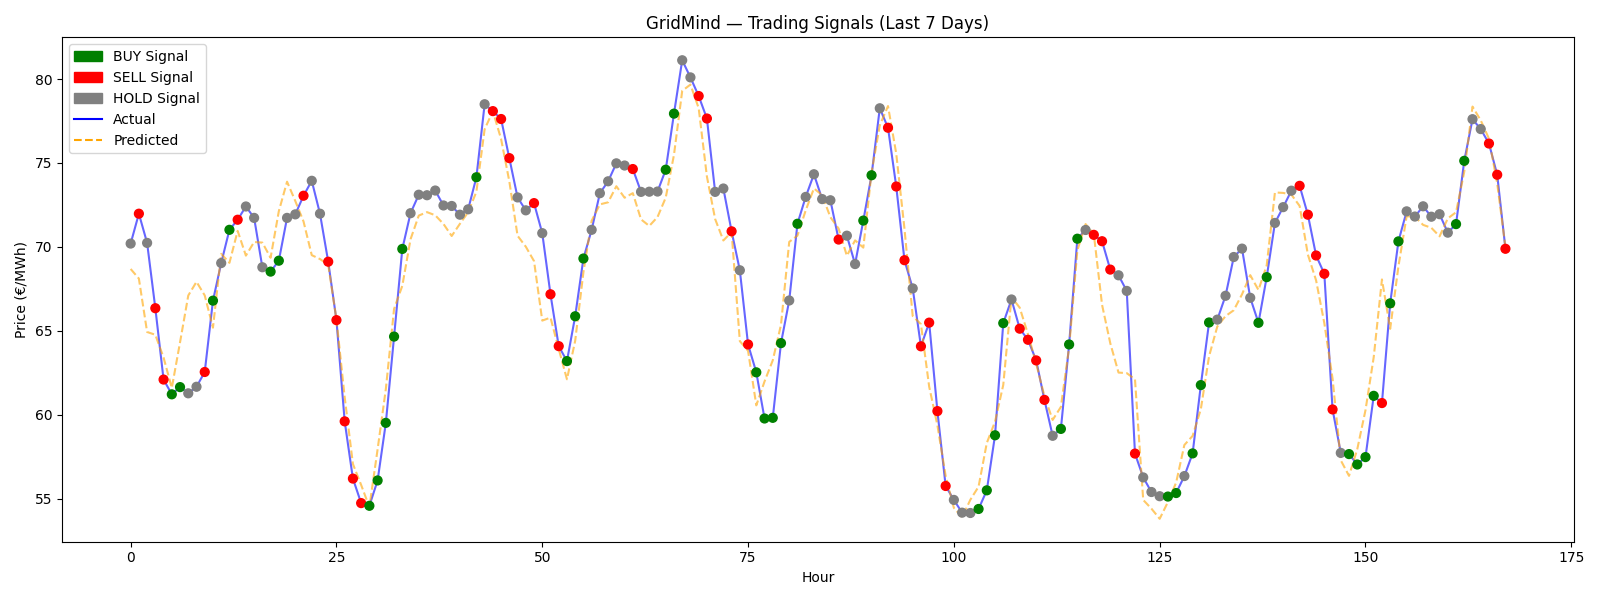

Here is the Python script that generated this plot:
import pandas as pd
import numpy as np
import pickle
import matplotlib.pyplot as plt
import matplotlib.patches as mpatches

# ── Load model & data ──────────────────────────────────
with open("gridmind_model.pkl", "rb") as f:
    model = pickle.load(f)

energy = pd.read_csv("energy_dataset.csv")
energy["time"] = pd.to_datetime(energy["time"], utc=True)
energy = energy.set_index("time")

df = energy[["price actual"]].copy()
df["price actual"] = df["price actual"].ffill()

# ── Feature Engineering (same as training) ────────────
df["hour"]           = df.index.hour
df["dayofweek"]      = df.index.dayofweek
df["month"]          = df.index.month
df["is_weekend"]     = (df.index.dayofweek >= 5).astype(int)
df["price_lag_1h"]   = df["price actual"].shift(1)
df["price_lag_24h"]  = df["price actual"].shift(24)
df["price_lag_168h"] = df["price actual"].shift(168)
df["rolling_mean_24h"] = df["price actual"].rolling(24).mean()
df["rolling_std_24h"]  = df["price actual"].rolling(24).std()
df["rolling_mean_7d"]  = df["price actual"].rolling(168).mean()
df.dropna(inplace=True)

FEATURES = [
    "hour", "dayofweek", "month", "is_weekend",
    "price_lag_1h", "price_lag_24h", "price_lag_168h",
    "rolling_mean_24h", "rolling_std_24h", "rolling_mean_7d"
]

# ── Generate Predictions ───────────────────────────────
df["predicted_price"] = model.predict(df[FEATURES])

# ── Trading Signal Logic ───────────────────────────────
# Compare predicted next price vs current price
df["next_predicted"] = df["predicted_price"].shift(-1)
df["price_change_pct"] = (
    (df["next_predicted"] - df["predicted_price"]) / df["predicted_price"] * 100
)

def generate_signal(change_pct):
    if change_pct > 2:       # Price rising >2% → BUY (buy cheap, sell when high)
        return "BUY"
    elif change_pct < -2:    # Price falling >2% → SELL (sell before price drops)
        return "SELL"
    else:
        return "HOLD"        # Stable → HOLD

df["signal"] = df["price_change_pct"].apply(generate_signal)
df.dropna(inplace=True)

# ── Signal Summary ─────────────────────────────────────
print("="*45)
print("  GridMind — Trading Signal Summary")
print("="*45)
signal_counts = df["signal"].value_counts()
print(f"  BUY  signals : {signal_counts.get('BUY',  0)}")
print(f"  SELL signals : {signal_counts.get('SELL', 0)}")
print(f"  HOLD signals : {signal_counts.get('HOLD', 0)}")
print("="*45)

# ── Backtest: How profitable are the signals? ──────────
df["return"] = 0.0
df.loc[df["signal"] == "BUY",  "return"] =  df["price_change_pct"]
df.loc[df["signal"] == "SELL", "return"] = -df["price_change_pct"]

total_return = df["return"].sum()
avg_return   = df["return"].mean()
win_rate     = (df[df["signal"] != "HOLD"]["return"] > 0).mean() * 100

print(f"\n  Backtest Results")
print("="*45)
print(f"  Total return  : {total_return:.2f}%")
print(f"  Avg per trade : {avg_return:.4f}%")
print(f"  Win rate      : {win_rate:.1f}%")
print("="*45)

# ── Plot last 7 days with signals ──────────────────────
last_week = df.tail(168).copy()

color_map = {"BUY": "green", "SELL": "red", "HOLD": "gray"}
colors = last_week["signal"].map(color_map)

plt.figure(figsize=(16, 6))
plt.plot(last_week["price actual"].values, color="blue", alpha=0.6, label="Actual Price")
plt.plot(last_week["predicted_price"].values, color="orange", alpha=0.6, label="Predicted Price", linestyle="--")
plt.scatter(range(len(last_week)), last_week["price actual"].values,
            c=colors, s=40, zorder=5)

buy_patch  = mpatches.Patch(color="green", label="BUY Signal")
sell_patch = mpatches.Patch(color="red",   label="SELL Signal")
hold_patch = mpatches.Patch(color="gray",  label="HOLD Signal")
plt.legend(handles=[buy_patch, sell_patch, hold_patch,
           plt.Line2D([0],[0], color="blue",   label="Actual"),
           plt.Line2D([0],[0], color="orange", label="Predicted", linestyle="--")])

plt.title("GridMind — Trading Signals (Last 7 Days)")
plt.ylabel("Price (€/MWh)")
plt.xlabel("Hour")
plt.tight_layout()
plt.savefig("trading_signals.png")
plt.show()

# ── Save results ───────────────────────────────────────
df[["price actual", "predicted_price", "signal", "price_change_pct"]].to_csv("trading_results.csv")
print("\n✅ Trading signals saved to trading_results.csv")
print("🚀 Phase 3 Complete!")
